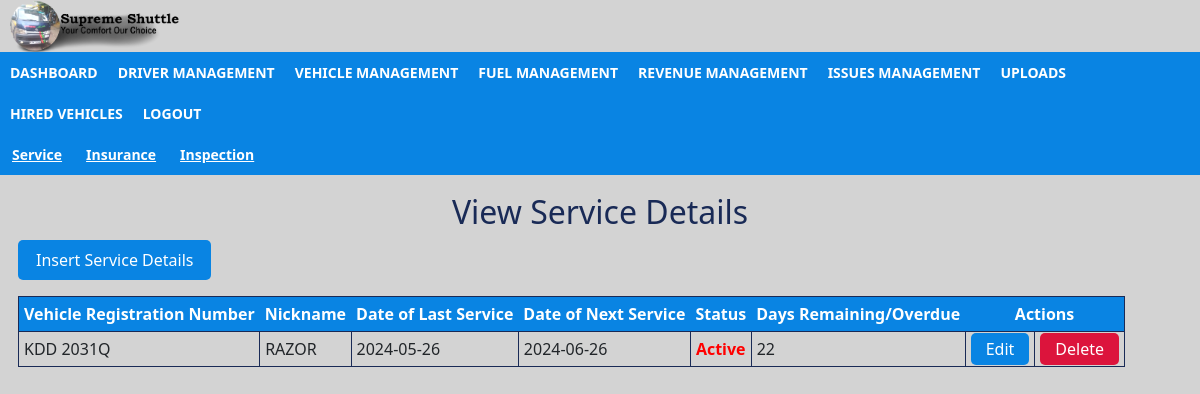
Screenshot of /view_service.php with the database file from the repository.
### tables this page shows
CREATE TABLE `maintenance` (
  `id` int(10) NOT NULL,
  `vehicle_reg_no` varchar(100) NOT NULL,
  `nickname` varchar(100) NOT NULL,
  `last_service` date NOT NULL,
  `next_service` date NOT NULL,
  `status` varchar(100) NOT NULL,
  `remaining_days` int(100) NOT NULL
);

### view_service.php (the view, shortened to what this page needs)
<!doctype html>
<html lang="en">
  <head>
    <link href="https://cdn.jsdelivr.net/npm/bootstrap@5.2.3/dist/css/bootstrap.min.css" rel="stylesheet">
    <link rel="stylesheet" href="/style.css">
  </head>
        <body>
              <div class="header">
                    <a href="#.php"><img src="/images/supremeshuttlelogo.png"></a>
              </div>
              <div class="topnav" id="myTopnav">
                    <a href="dashboard_admin.php"> DASHBOARD</a>
                    <a href="view_driver.php">DRIVER MANAGEMENT</a>
                    <a href="view_vehicle.php">VEHICLE MANAGEMENT</a>
                    <a href="view_fuel.php"> FUEL MANAGEMENT</a>
                    <a href="view_revenue.php">REVENUE MANAGEMENT</a>
                    <a href="view_issues.php">ISSUES MANAGEMENT</a>
                    <a href="upload_form.php">UPLOADS</a>
                    <a href="view_hired_vehicles.php"> HIRED VEHICLES</a>
                    <a href="index.php">LOGOUT</a>
              </div>
              <div class="secnav">
                    <a href="view_service.php">Service</a>
                    <a href="view_insurance.php">Insurance</a>
                    <a href="view_inspection.php">Inspection </a>
              </div>
                    <?php
                        include 'config.php';
                        $select="SELECT*FROM maintenance";
                        $select_q=mysqli_query($con,$select);
                        $data=mysqli_num_rows($select_q);
                    ?>
              <div class="table">
                    <h2>View Service Details</h2>
                    <p><a href="insert_service.php">Insert Service Details </a></p>
                    <table>
                        <tr>
                            <th>Vehicle Registration Number</th>
                            <th>Nickname</th>
                            <th>Date of Last Service</th>
                            <th>Date of Next Service</th>
                            <th >Status</th>
                            <th>Days Remaining/Overdue </th>
                            <th colspan="2">Actions </th>
                        </tr>
                        <?php
                            if($data){
                                while ($row=mysqli_fetch_array($select_q)){
                        ?>
                        <tr>
                            <td><?php echo $row['vehicle_reg_no'] ?></td>
                            <td><?php echo $row['nickname'] ?></td>
                            <td><?php echo $row['last_service'] ?></td>
                            <td><?php echo $row['next_service'] ?></td>
                            <td style="color:red; font-weight:600;"><?php echo $row['status'] ?></td>
                            <td><?php echo $row['remaining_days'] ?></td>
                            <td><a href="edit_service.php?id=<?php echo $row['id'] ?> " style="background-color: #0984e3;color: white; padding: 5px 15px; text-align: center; text-decoration: none; border-radius: 5px;"; >Edit</td>
                            <td><a onclick="return confirm('Are you sure you want to delete?')" href="delete_service.php?id=<?php echo $row['id'] ?>" style="background-color: crimson;color: white; padding: 5px 15px; text-align: center; text-decoration: none; border-radius: 5px;"; >Delete</td>
                        </tr>
                            <?php
                                  }
                                  }
                                  ?>
                    </table>
              </div>
        </body>
</html>

### style.css (style rules this page uses)
* { box-sizing: border-box; }
body { background-color:lightgrey; margin:0; padding: 0; }
.header img { padding: 0px 0px; display:inline-block; padding-left: 10px; margin-left: auto; margin-right: auto; width: 15%; }
.topnav { overflow:hidden; background-color:#0984e3; position:static; top: 0px; width: 100%; }
.topnav a { float: left; display: block; color: white; text-align: center; padding: 10px 10px; text-decoration: none; font-size: 14px; font-weight:bolder; }
.secnav { overflow:hidden; background-color:#0984e3; position:static; top: 0px; width: 100%; }
.secnav a { float: left; display: block; color: white; text-align: center; padding: 10px 12px; text-decoration:underline; font-size: 14px; font-weight:bold; }
img { display: block; margin-left: auto; margin-right: auto; }
body { background-color:lightgrey; }
.table { padding: 18px; }
.table th { padding: 5px; text-align: center; background-color:#0984e3; color: white; }
.table h2 { color: #192a56 ; text-align: center; }
.table td, tr { border: solid #192a56 1px; padding: 5px; }
p a { background-color:#0984e3; color: white; padding: 8px 18px; text-align: center; text-decoration: none; display: inline-block; border-radius: 5px; }

### rows the page displays
maintenance: vehicle_reg_no "KDD 2031Q", nickname "RAZOR", last_service "2024-05-26", next_service "2024-06-26", status "Active", remaining_days "22"
